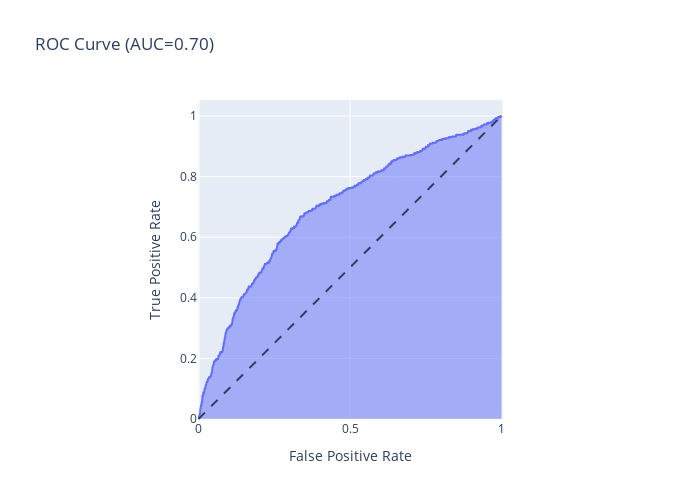

Source (notebook cell):
### Code cell
# Predict on y test
y_pred = best_model.predict_proba(X_test)[::,1]

fpr, tpr, _ = roc_curve(y_test,  y_pred)

# Compute AUC (Area Under the Curve)
auc = roc_auc_score(y_test, y_pred)

# first attempt
roc_auc_score(y_test,y_pred)

fig_rf_auc = px.area(
    x=fpr, y=tpr,
    title=f'ROC Curve (AUC={auc:.2f})',
    labels=dict(x='False Positive Rate', y='True Positive Rate'),
    width=700, height=500
)
fig_rf_auc.add_shape(
    type='line', line=dict(dash='dash'),
    x0=0, x1=1, y0=0, y1=1
)

fig_rf_auc.update_yaxes(scaleanchor="x", scaleratio=1)
fig_rf_auc.update_xaxes(constrain='domain')
fig_rf_auc.show()

### Figure 1 — Plotly figure (JSON) as saved in the notebook; plotly's stock layout.template omitted (floating-point values rounded to 4 significant figures; data arrays with more than 128 entries replaced by an {"elided": "..."} marker saying what was removed)
{"data": [{"fillpattern": {"shape": ""}, "hovertemplate": "False Positive Rate=%{x}<br>True Positive Rate=%{y}<extra></extra>", "legendgroup": "", "line": {"color": "#636efa"}, "marker": {"symbol": "circle"}, "mode": "lines", "name": "", "orientation": "v", "showlegend": false, "stackgroup": "1", "type": "scatter", "x": {"elided": "946 float values"}, "xaxis": "x", "y": {"elided": "946 float values"}, "yaxis": "y"}], "layout": {"height": 500, "legend": {"tracegroupgap": 0}, "shapes": [{"line": {"dash": "dash"}, "type": "line", "x0": 0, "x1": 1, "y0": 0, "y1": 1}], "title": {"text": "ROC Curve (AUC=0.70)"}, "width": 700, "xaxis": {"anchor": "y", "constrain": "domain", "domain": [0, 1], "title": {"text": "False Positive Rate"}}, "yaxis": {"anchor": "x", "domain": [0, 1], "scaleanchor": "x", "scaleratio": 1, "title": {"text": "True Positive Rate"}}}}
